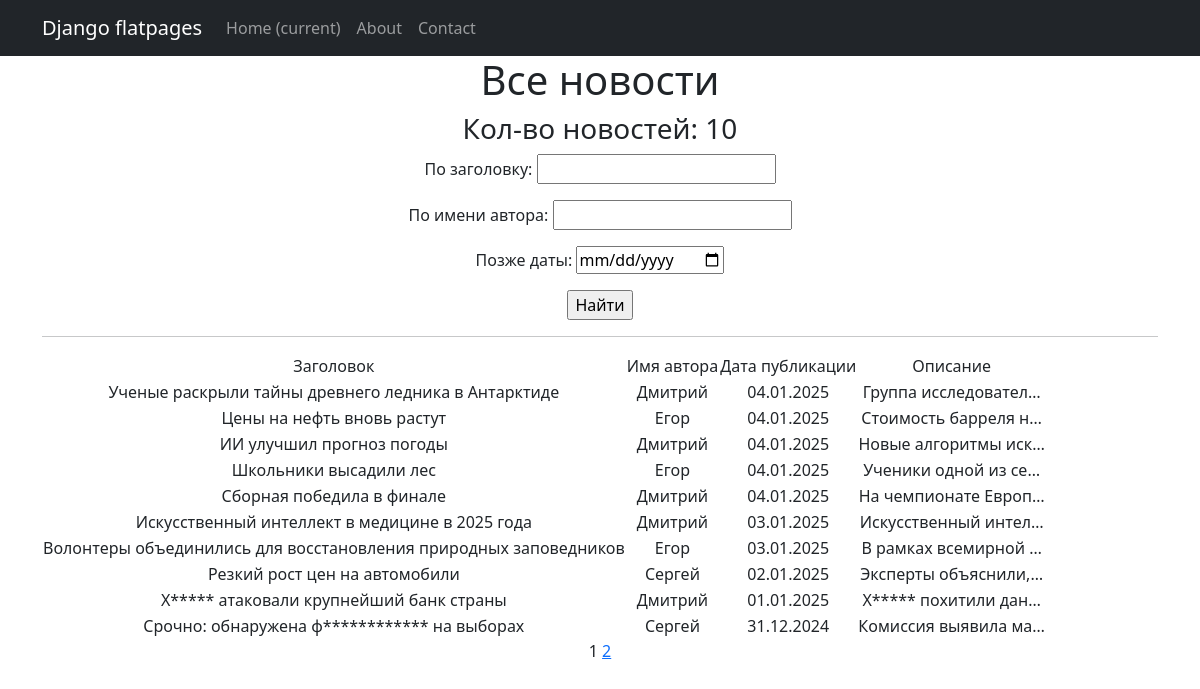
Page /news/search/ on the earlier database version.
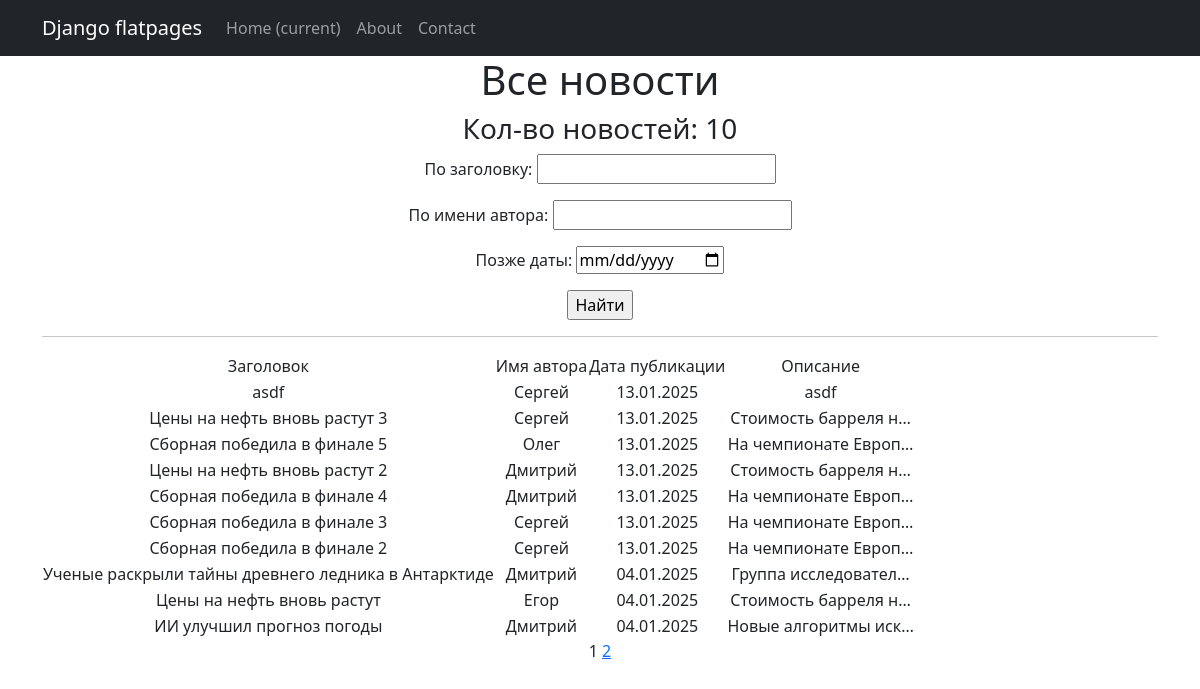
Same page on the later database version.
### models_app/models.py (models this page shows, shortened)
class Post(models.Model):
    ARTICLE = 'AR'
    NEWS = 'NW'
    POST_TYPE_CHOICES = [
        (ARTICLE, 'Article'),
        (NEWS, 'News'),
    ]
    author = models.ForeignKey(Author, on_delete=models.CASCADE, related_name='posts')
    post_type = models.CharField(max_length=2, choices=POST_TYPE_CHOICES, default=ARTICLE)
    created_at = models.DateTimeField(auto_now_add=True)
    categories = models.ManyToManyField(Category, related_name='posts')
    title = models.CharField(max_length=255)
    content = models.TextField()
    rating = models.IntegerField(default=0)

class Author(models.Model):
    user = models.OneToOneField(User, on_delete=models.CASCADE)
    rating = models.IntegerField(default=0)

### models_app/views.py (the view)
# urls.py: path('news/search/', NewsListSearch.as_view(), name='news_search'),
class NewsListSearch(ListView):
    model = Post
    template_name = 'news_list_search.html'
    context_object_name = 'news_list'
    paginate_by = 10
    def get_queryset(self):
        queryset = Post.objects.filter(post_type='NW').order_by('-created_at')
        self.filterset = NewsFilter(self.request.GET, queryset)
        return self.filterset.qs
    def get_context_data(self, **kwargs):
        context = super().get_context_data(**kwargs)
        context['filterset'] = self.filterset
        return context

### models_app/templatetags/custom_filters.py (called while the page is built)
@register.filter()
def censor(string):
    bad_words = ["убийство", "фальсификация", "хакеры"]
    if not isinstance(string, str):
        raise ValueError("Фильтр 'censor' можно применять только к строкам.")
    cleaned_string = ''.join(char for char in string if char.isalnum() or char.isspace()) #очистка строки от спец символов (!,$, и т.д.)
    words = cleaned_string.split()
    for word in words:
        if word.lower() in bad_words:
            censored_word = word[0] + "*" * (len(word) - 1)
            string = string.replace(word, censored_word)
    return string

@register.simple_tag(takes_context=True)
def url_replace(context, **kwargs):
   d = context['request'].GET.copy()
   for k, v in kwargs.items():
       d[k] = v
   return d.urlencode()

### templates/news_list_search.html (shortened to what this page needs)
{% extends 'flatpages/default.html' %}
{% load custom_filters %}
{% block content %}
<h1> Все новости </h1>
<h3> Кол-во новостей: {{ news_list|length }} </h3>
<form method="get">
    {{ filterset.form.as_p }}
    <input type="submit" value="Найти"/>
</form>
<hr>
{% if news_list %}
    <table>
           <tr>
               <td>Заголовок</td>
               <td>Имя автора</td>
               <td>Дата публикации</td>
               <td>Описание</td>
           </tr>
           {% for news in news_list %}
           <tr>
               <td>{{ news.title|censor }}</td>
               <td>{{ news.author.user.first_name }}</td>
               <td>{{ news.created_at|date:'d.m.Y' }}</td>
               <td>{{ news.content|censor|truncatechars:20 }}</td>
           </tr>
           {% endfor %}
       </table>
{% else %}
    <h2> Новостей нет! </h2>
{% endif %}
   {{ page_obj.number }}
   {% if page_obj.has_next %}
       <a href="?{% url_replace page=page_obj.next_page_number %}">{{ page_obj.next_page_number }}</a>
   {% endif %}
{% endblock content %}

Differences in the rows shown:
no longer on this page (row unchanged): Post: title|censor "Школьники высадили лес", author.user.first_name "Егор", created_at "04.01.2025", content|censor "Ученики одной из се…"
no longer on this page (row unchanged): Post: title|censor "Сборная победила в финале", author.user.first_name "Дмитрий", created_at "04.01.2025", content|censor "На чемпионате Европ…"
no longer on this page (row unchanged): Post: title|censor "Искусственный интеллект в медицине в 2025 года", author.user.first_name "Дмитрий", created_at "03.01.2025", content|censor "Искусственный интел…"
no longer on this page (row unchanged): Post: title|censor "Волонтеры объединились для восстановления природных заповедников", author.user.first_name "Егор", created_at "03.01.2025", content|censor "В рамках всемирной …"
no longer on this page (row unchanged): Post: title|censor "Резкий рост цен на автомобили", author.user.first_name "Сергей", created_at "02.01.2025", content|censor "Эксперты объяснили,…"
no longer on this page (row unchanged): Post: title|censor "Х***** атаковали крупнейший банк страны", author.user.first_name "Дмитрий", created_at "01.01.2025", content|censor "Х***** похитили дан…"
no longer on this page (row unchanged): Post: title|censor "Срочно: обнаружена ф************ на выборах", author.user.first_name "Сергей", created_at "31.12.2024", content|censor "Комиссия выявила ма…"
added Post: title|censor "asdf", author.user.first_name "Сергей", created_at "13.01.2025", content|censor "asdf"
added Post: title|censor "Цены на нефть вновь растут 3", author.user.first_name "Сергей", created_at "13.01.2025", content|censor "Стоимость барреля н…"
added Post: title|censor "Сборная победила в финале 5", author.user.first_name "Олег", created_at "13.01.2025", content|censor "На чемпионате Европ…"
added Post: title|censor "Цены на нефть вновь растут 2", author.user.first_name "Дмитрий", created_at "13.01.2025", content|censor "Стоимость барреля н…"
added Post: title|censor "Сборная победила в финале 4", author.user.first_name "Дмитрий", created_at "13.01.2025", content|censor "На чемпионате Европ…"
added Post: title|censor "Сборная победила в финале 3", author.user.first_name "Сергей", created_at "13.01.2025", content|censor "На чемпионате Европ…"
added Post: title|censor "Сборная победила в финале 2", author.user.first_name "Сергей", created_at "13.01.2025", content|censor "На чемпионате Европ…"
